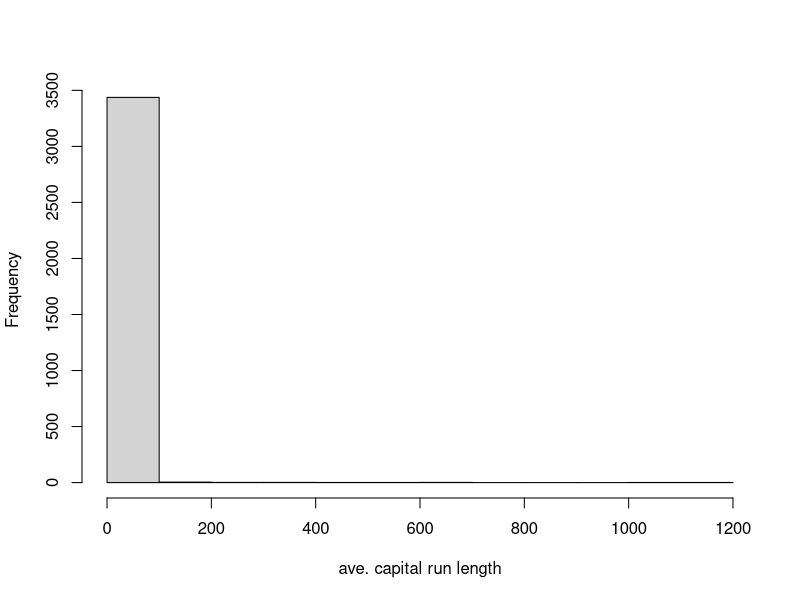
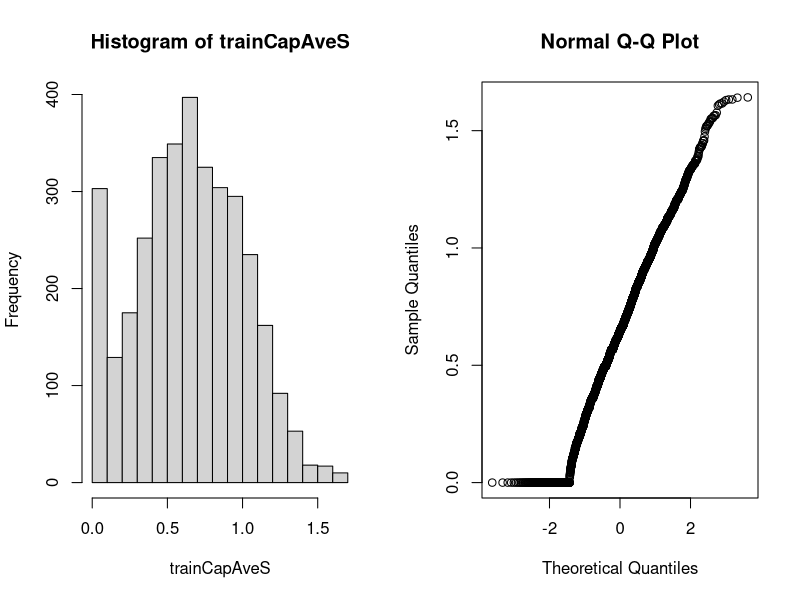

The R script that drew these images, in order:
# Preprocessing - Standardizing predictors, Box Cox, imputing






library(caret); library(kernlab); data(spam)
inTrain <- createDataPartition(y=spam$type,
                               p=0.75, list=FALSE)
training <- spam[inTrain,]
testing <- spam[-inTrain,]
### shows variable is very skewed to the left
hist(training$capitalAve,main="",xlab="ave. capital run length")


mean(training$capitalAve)
### sd >> mean
sd(training$capitalAve)


## The manual way to standardize

### The skewness and high variability are reasons to standardize.
trainCapAve <- training$capitalAve
trainCapAveS <- (trainCapAve  - mean(trainCapAve))/sd(trainCapAve) 
mean(trainCapAveS)
sd(trainCapAveS)

### If we standardize in the training, we have to standardize in the 
### test set. Although here, we subtract the *training mean* from the
### test mean.
testCapAve <- testing$capitalAve
testCapAveS <- (testCapAve  - mean(trainCapAve))/sd(trainCapAve) 
mean(testCapAveS)
sd(testCapAveS)


## Using preProcess,predict to standardize capitalAve

### Never seen predict used this way. Won't hazard a guess as to what's
### exactly happening here so just going to accept this as the process 
### and that's that.
preObj <- preProcess(training[,-58],method=c("center","scale"))
trainCapAveS <- predict(preObj,training[,-58])$capitalAve
mean(trainCapAveS)
sd(trainCapAveS)

### Now for the test set...
testCapAveS <- predict(preObj,testing[,-58])$capitalAve
mean(testCapAveS)
sd(testCapAveS)

### Preprocessing within the train function
set.seed(32343)
modelFit <- train(type ~.,data=training,
                  preProcess=c("center","scale"),method="glm")
modelFit


## Another soln for a highly skewed variable is the Box Cox transformation

### Unfortunately here there are a lot of zeroes and since this is a 
### continuous transformation it doesn't handle repaeated values well.
### Nevertheless it's another tool.
preObj <- preProcess(training[,-58],method=c("BoxCox"))
trainCapAveS <- predict(preObj,training[,-58])$capitalAve
par(mfrow=c(1,2)); hist(trainCapAveS); qqnorm(trainCapAveS)


## Models don't work with NAs so one sol'n is imputing

set.seed(13343)

### Make some values NA
training$capAve <- training$capitalAve
selectNA <- rbinom(dim(training)[1],size=1,prob=0.05)==1
training$capAve[selectNA] <- NA

### Impute and standardize
preObj <- preProcess(training[,-58],method="knnImpute")
capAve <- predict(preObj,training[,-58])$capAve

### Standardize true values
capAveTruth <- training$capitalAve
capAveTruth <- (capAveTruth-mean(capAveTruth))/sd(capAveTruth)

### imputed values stand up well against the standardized values;
### not much difference at all.
quantile(capAve - capAveTruth)
quantile((capAve - capAveTruth)[selectNA])
quantile((capAve - capAveTruth)[!selectNA])
